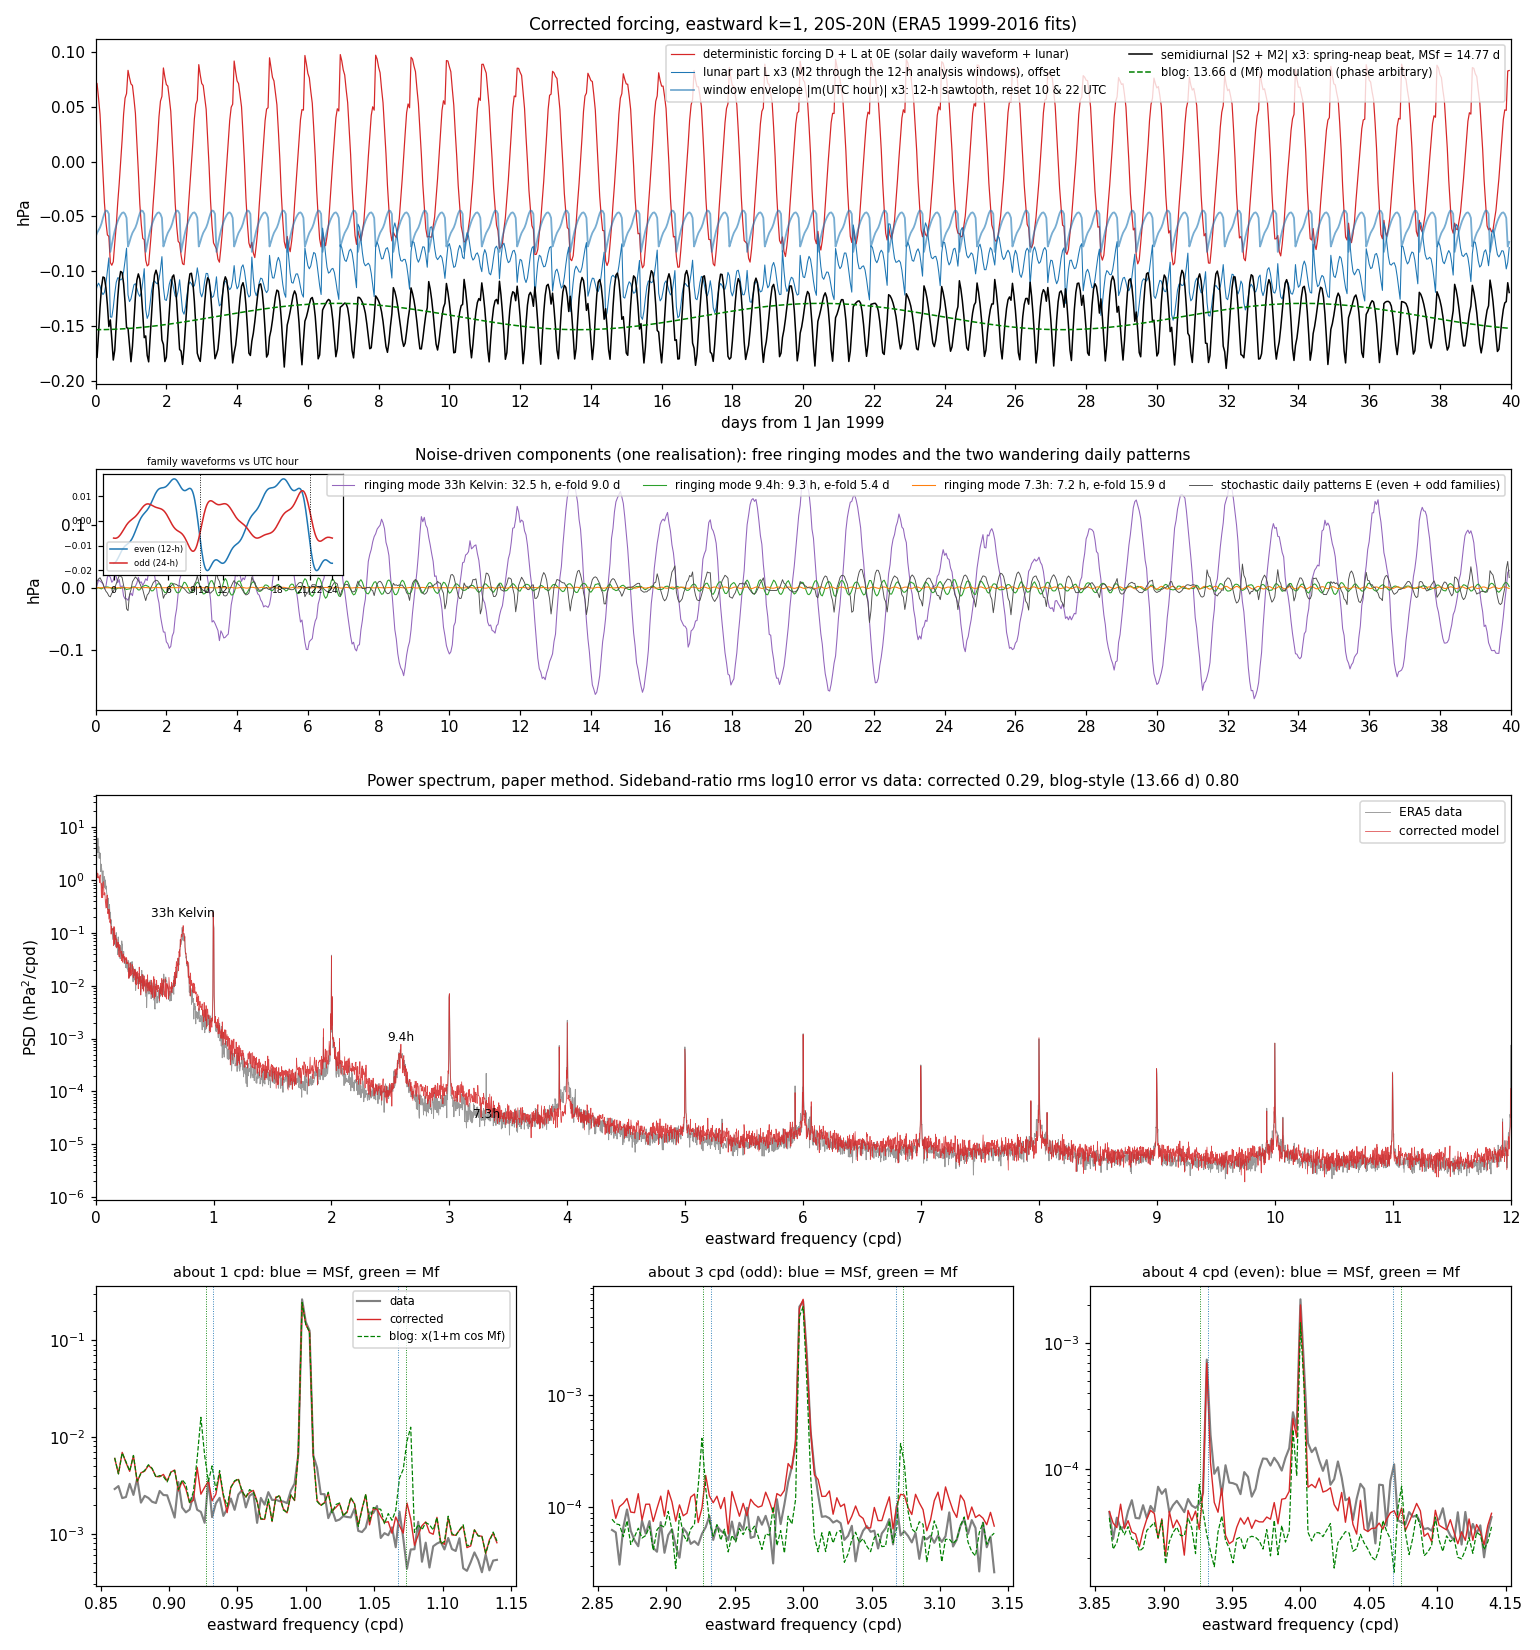

Python code for this plot:
"""Corrected "atmospheric ringing" model of the ERA5 eastward k=1 tropical surface-pressure signal (2026-10-26).
Recreates the two-panel figure of geoenergymath.com/the-just-so-story-narrative/ (forcing in the time domain,
model vs data power spectrum), correcting the forcing by what wn1_spectrum.py / sideband_test.py / seam_test.py found:

  blog:      daily impulse train  x  (1 + m cos 2pi t / 13.66 d)   + ringing modes
  corrected: D(t)  solar daily waveform, harmonics S_n (n = 1..11) with +/-h, +/-2h seasonal neighbours  (LS fit)
           + L(t)  lunar M2 (eastward and westward) multiplied by the ERA5 12-h analysis-window function m(UTC hour),
                   reset at the 09|10 and 21|22 UTC 4D-Var seams (per-hour fit), plus O1 (= K1 - Mf, the real 13.66 d line)
           + E(t)  stochastic daily patterns: two families, each ONE fixed waveform with a slowly wandering random
                   amplitude s(t) (complex Lorentzian / AR(1)): an even family (12-h periodic, harmonics 2..10) and an odd
                   family (24-h, half-wave antisymmetric, harmonics 3..11). Waveforms = leading eigenvector of the
                   demodulated envelopes across harmonics (coherence 0.73-0.91 even, 0.56-0.81 odd, <=0.16 between);
                   they produce the broadened pedestals. The measured amplitude s(t) is phase-randomised for the simulation. (A multiplicative 12-h modulation of the slow field was tested
                   and is ~1e4 too weak; independent per-window ramps give broadband noise, not pedestals.)
           + R(t)  ringing free modes: complex damped oscillators driven by white noise, f0 and half-width d from
                   Lorentzian fits (S&H 2020 Eq. 5) to the eastward spectrum near 33 h, 9.4 h and 7.3 h
           + B(t)  red background, random phase, smooth fit to the eastward spectrum away from lines and modes
Everything is estimated from wn1_coef.npy (the record wn1_spectrum.py last wrote; contiguous hourly).
Spectra by the paper's method (365-day yearly DFTs, detrended, averaged).
Output  ringing_model.png, ringing_model.json"""
import json, os
import numpy as np
from scipy.optimize import least_squares
from scipy.signal import lfilter
import matplotlib
matplotlib.use("Agg")
import matplotlib.pyplot as plt

HERE = os.path.dirname(os.path.abspath(__file__))
rng = np.random.default_rng(20261026)
SR, HR, PR = 1 / 27.321582, 1 / 365.242199, 1 / 3232.6054     # moon, sun, lunar perigee (8.85 yr) rates, cpd
MF, MSF = 2 * SR, 2 * SR - 2 * HR
M2, O1 = 2 - 2 * SR + 2 * HR, 1 - 2 * SR + HR
D_ = np.load(os.path.join(HERE, "wn1_coef.npy")); t = D_[:, 0]; c = D_[:, 1] + 1j * D_[:, 2]
assert (np.diff(t) == 1).all() and t[0] % 24 == 0
N = len(t); td = (t - t[0]) / 24.0; hr = t.astype(int) % 24; c = c - c.mean()
Y0 = 1970 + t[0] / 8766; print(f"{N} hours, {N / 8766:.1f} yr from {Y0:.1f}")


def yearly(x):
    """paper method: first 365 d of each block of 8760 h (record starts 1 Jan), detrended, 2|q|^2/df averaged."""
    n = 8760; S = []
    for i0 in range(0, len(x) - n + 1, 8784 if False else n):
        s = x[i0:i0 + n]; A = np.vstack([np.arange(n), np.ones(n)]).T; s = s - A @ np.linalg.lstsq(A, s, rcond=None)[0]
        S.append(2 * 365.0 * np.abs(np.fft.fft(s) / n) ** 2)
    f = -np.fft.fftfreq(n, 1 / 24.0); o = np.argsort(f); return f[o], np.mean(S, axis=0)[o]   # f > 0 = eastward


fE, PE = yearly(c)

# ---- D: solar daily waveform (eastward lines) ---------------------------------------------------------------------
sol = [n + k * HR for n in range(1, 12) for k in (-2, -1, 0, 1, 2)]
X = np.exp(-2j * np.pi * np.outer(td, sol)); aS = np.linalg.lstsq(X, c, rcond=None)[0]; D = X @ aS

# ---- L: lunar M2 x analysis-window function (per UTC hour), plus O1 ----------------------------------------------
def per_hour(sign):
    a = np.empty(24, complex)
    for h in range(24):
        m = hr == h; tt = td[m]
        Xh = np.column_stack([np.exp(sign * -2j * np.pi * f * tt) for f in (M2, M2 - 2 * HR, 2 + 2 * HR, 2 - 2 * HR)] + [np.ones(m.sum())])
        a[h] = np.linalg.lstsq(Xh, c[m], rcond=None)[0][0]
    return a


aE, aW = per_hour(1), per_hour(-1)
aO1 = np.vdot(np.exp(-2j * np.pi * O1 * td), c - D) / N
L = aE[hr] * np.exp(-2j * np.pi * M2 * td) + aW[hr] * np.exp(2j * np.pi * M2 * td) + aO1 * np.exp(-2j * np.pi * O1 * td)

# ---- seam statistics from data (anomaly from the mean solar day) --------------------------------------------------
def seam_steps(x):
    day = np.array([x[hr == h].mean() for h in range(24)]); a = x - day[hr]; d = np.diff(a)
    exc = d[1:-1] - 0.5 * (d[:-2] + d[2:]); into = hr[2:-1]
    return exc, into


east = lambda x: np.fft.ifft(np.fft.fft(x) * (np.fft.fftfreq(len(x)) <= 0))    # keep eastward (numpy f <= 0) side
exc, into = seam_steps(east(c - L))
Jm = lambda e, i: np.array([np.abs(e[i == h]).mean() for h in range(24)])
Jd = Jm(exc, into); bgJ = np.median(Jd)
sk = exc[(into == 10) | (into == 22)]                      # successive seams, alternating 10 and 22 UTC
phi = np.vdot(sk[:-1], sk[1:]) / np.vdot(sk, sk); phi = float(abs(phi)) * np.exp(1j * np.angle(phi))
print(f"seam step excess, eastward part (data): 10 UTC {Jd[10] / bgJ:.1f}x, 22 UTC {Jd[22] / bgJ:.1f}x; seam-to-seam correlation {abs(phi):.2f}")

# ---- R: Lorentzian fits to the eastward spectrum (paper Eq. 5) ----------------------------------------------------
def lorentz_fit(f0, w):
    m = (fE > f0 - w) & (fE < f0 + w) & (np.abs(fE - np.round(fE)) > 0.05)
    ff, pp = fE[m], PE[m]
    mod = lambda q: q[0] * q[1] / ((ff - q[2]) ** 2 + q[1] ** 2) + q[3] * ff + q[4]
    q0 = [pp.max() * 0.05 * 0.3, 0.03, f0, 0.0, np.median(pp)]
    r = least_squares(lambda q: np.log(np.maximum(mod(q), 1e-30)) - np.log(pp), q0,
                      bounds=([0, 0.01, f0 - w / 2, -np.inf, 0], [np.inf, 0.3, f0 + w / 2, np.inf, np.inf]))
    A, d, fo = r.x[:3]; return {"f0_cpd": float(fo), "period_h": float(24 / fo), "halfwidth_cpd": float(d),
                                "peak_psd": float(A / d), "decay_days": float(1 / (2 * np.pi * d))}


modes = {"33h Kelvin": lorentz_fit(0.727, 0.15), "9.4h": lorentz_fit(2.55, 0.2), "7.3h": lorentz_fit(3.29, 0.2)}
for k, v in modes.items():
    print(f"mode {k:10s} f0 {v['f0_cpd']:.3f} cpd ({v['period_h']:.1f} h), half-width {v['halfwidth_cpd']:.3f} cpd, e-fold {v['decay_days']:.1f} d")
fs = [v["f0_cpd"] for v in modes.values()]; print(f"triad check f(33h) + f(9.4h) = {fs[0] + fs[1]:.3f} vs f(7.3h) = {fs[2]:.3f} cpd")


def osc(f0, d):
    """complex damped oscillator, eastward rotation, white-noise driven, unit innovation"""
    rho = np.exp((-2 * np.pi * d - 2j * np.pi * f0) / 24.0); e = (rng.standard_normal(N) + 1j * rng.standard_normal(N)) / np.sqrt(2)
    return lfilter([1.0], [1.0, -rho], e)


# ---- B: background = running median of the data spectrum, away from lines, pedestals (+/-0.3 cpd) and modes ---------
excl = (np.abs(fE - np.round(fE)) < 0.3) & (np.round(fE) >= 2) | (np.abs(fE - np.round(fE)) < 0.06) & (np.round(fE) >= 1)
for v in modes.values(): excl |= np.abs(fE - v["f0_cpd"]) < 4 * v["halfwidth_cpd"]
mb = (fE > 0) & ~excl; fb_, pb_ = fE[mb], np.log(PE[mb]); half = 40
med = np.array([np.median(pb_[max(0, i - half):i + half + 1]) for i in range(len(pb_))])
Gb = lambda f: np.exp(np.interp(f, fb_, med))


def colored(P):
    """random-phase series with eastward-only spectrum shape P(f) (f in cpd, eastward > 0)"""
    f = -np.fft.fftfreq(N, 1 / 24.0); amp = np.where(f > 0, np.sqrt(P(np.abs(f) + 1e-6)), 0.0)
    return np.fft.ifft(amp * (rng.standard_normal(N) + 1j * rng.standard_normal(N)))


B = colored(Gb)

# ---- E: stochastic daily-pattern families from demodulated envelopes ------------------------------------------------
MSF_lines = [n + sg * MSF for n in range(1, 12) for sg in (-1, 1)]
Xl = np.exp(-2j * np.pi * np.outer(td, sol + MSF_lines)); resid = c - Xl @ np.linalg.lstsq(Xl, c, rcond=None)[0]
fF = np.fft.fftfreq(N, 1 / 24.0); FR = np.fft.fft(resid); BW = 0.3
demod = lambda q: np.fft.ifft(np.roll(FR, int(round(q * N / 24))) * (np.abs(fF) < BW))   # eastward q cpd -> 0


def family(qs):
    Eq = np.array([demod(q) for q in qs]); C = Eq @ Eq.conj().T / N
    lam, V = np.linalg.eigh(C); g = V[:, -1]; sq = g.conj() @ Eq                 # leading pattern and its amplitude s(t)
    # Lorentzian (centred) + floor fitted to the periodogram of s within the band
    S = np.abs(np.fft.fft(sq)) ** 2 / N / 24.0; m = (np.abs(fF) < 0.25) & (fF != 0); ff, pp = fF[m], S[m]
    nb = 400; o = np.argsort(ff); ff, pp = ff[o], pp[o]; k = len(ff) // nb
    fb = ff[:k * nb].reshape(nb, k).mean(1); pb = pp[:k * nb].reshape(nb, k).mean(1)
    r = least_squares(lambda q: np.log(q[0] * q[1] / (fb ** 2 + q[1] ** 2) + q[2]) - np.log(pb), [pb.max() * 0.03, 0.03, pb.min()],
                      bounds=([0, 0.003, 0], [np.inf, 0.3, np.inf]))
    A, d, fl = r.x
    return {"q": list(qs), "g": g, "share": float(lam[-1] / lam.sum()), "halfwidth_cpd": float(d), "var": float(np.mean(np.abs(sq) ** 2)),
            "efold_days": float(1 / (2 * np.pi * d)), "s": sq}


fams = {"even (12-h)": family([2, 4, 6, 8, 10, 12]), "odd (24-h)": family([3, 5, 7, 9, 11])}
E = np.zeros(N, complex); Es = {}
for k, F_ in fams.items():
    sim = np.fft.ifft(np.fft.fft(F_["s"]) * np.exp(2j * np.pi * rng.random(N)))     # phase-randomised measured amplitude
    Es[k] = sum(gq * sim * np.exp(-2j * np.pi * q * td) for q, gq in zip(F_["q"], F_["g"])); E += Es[k]
    print(f"family {k}: leading-pattern share {F_['share']:.2f}, envelope half-width {F_['halfwidth_cpd']:.3f} cpd "
          f"(Lorentzian e-fold {F_['efold_days']:.1f} d, descriptive only), rms {np.sqrt(F_['var']):.4f} hPa")
hh = np.linspace(0, 24, 289)
wave = {k: sum(gq * np.exp(-2j * np.pi * q * hh / 24) for q, gq in zip(F_["q"], F_["g"])) for k, F_ in fams.items()}


def scale_to(x, target_ratio_P, f0, f1):
    """scale a component so its yearly spectrum median in [f0,f1] matches target"""
    fx, Px = yearly(x); m = (fx > f0) & (fx < f1); return np.sqrt(np.median(target_ratio_P[m]) / np.median(Px[m]))


# calibrate amplitudes: background to the data background; modes to the Lorentzian peak excess; seam ramps to the
# measured seam-step excess (two passes, the step statistic is ~linear in the ramp amplitude)
B *= scale_to(B, Gb(fE), 5.2, 5.8)
R = np.zeros(N, complex); Rs = {}
for k, v in modes.items():
    z = osc(v["f0_cpd"], v["halfwidth_cpd"]); fz, Pz = yearly(z)
    pk = np.median(Pz[np.abs(fz - v["f0_cpd"]) < 0.3 * v["halfwidth_cpd"] + 0.003]); z *= np.sqrt(v["peak_psd"] / pk); Rs[k] = z; R += z
model = D + L + E + R + B
fM, PM = yearly(model)
eM, iM = seam_steps(east(model - L)); JM = Jm(eM, iM)
print(f"model seam step excess (not fitted): 10 UTC {JM[10] / np.median(JM):.1f}x, 22 UTC {JM[22] / np.median(JM):.1f}x (data {Jd[10] / bgJ:.1f}x, {Jd[22] / bgJ:.1f}x)")

# blog-style alternative: whole daily waveform x (1 + m cos(2 pi Mf t)), m from the observed even sideband ratio
mBlog = 2 * 0.22; blog = D * (1 + mBlog * np.cos(2 * np.pi * MF * td)) + R + B
fB, PB = yearly(blog)

# line check on the model vs data, same joint-LS approach as sideband_test.py
def sidebands(x):
    fr = [n + s for n in range(1, 11) for s in (0, -MSF, MSF, -MF, MF)]
    Xl = np.exp(-2j * np.pi * np.outer(td, fr)); a = np.linalg.lstsq(Xl, x, rcond=None)[0]
    return 2 * np.abs(a).reshape(10, 5)


SD, SM, SB = sidebands(c), sidebands(model), sidebands(blog)
print(" n  data: -MSf/car +MSf/car -Mf/car | corrected model | blog model (13.66 d)")
for n in range(10):
    print(f"{n + 1:2d}  " + " ".join(f"{x:7.3f}" for x in SD[n, 1:4] / SD[n, 0]) + " | " + " ".join(f"{x:7.3f}" for x in SM[n, 1:4] / SM[n, 0])
          + " | " + " ".join(f"{x:7.3f}" for x in SB[n, 1:4] / SB[n, 0]))
def sb_err(S):
    """rms log10 error of the 40 sideband/carrier ratios (n = 1..10; -MSf, +MSf, -Mf, +Mf) against the data"""
    return float(np.sqrt(np.mean((np.log10(S[:, 1:] / S[:, :1]) - np.log10(SD[:, 1:] / SD[:, :1])) ** 2)))


def ped(fx, Px):
    """pedestal contrast at n = 2..11: median PSD within +/-0.15 cpd (central +/-0.01 excluded) over flanks at 0.3-0.45"""
    out = []
    for n in range(2, 12):
        d = np.abs(fx - n); band = (d > 0.01) & (d < 0.15); flank = (d > 0.3) & (d < 0.45)
        for sg in (-1, 1): band &= np.abs(fx - (n + sg * MSF)) > 0.004
        out.append(float(np.median(Px[band]) / np.median(Px[flank])))
    return out


errM, errB = sb_err(SM), sb_err(SB); pD, pM, pB = ped(fE, PE), ped(fM, PM), ped(fB, PB)
print(f"sideband-ratio rms log10 error vs data: corrected {errM:.2f}, blog-style {errB:.2f}")
print("pedestal contrast n=2..11  data:     ", " ".join(f"{x:.2f}" for x in pD))
print("                           corrected:", " ".join(f"{x:.2f}" for x in pM))
print("                           blog:     ", " ".join(f"{x:.2f}" for x in pB))
json.dump({"record": [float(Y0), float(N / 8766)], "modes": modes, "families": {k: {kk: (vv if kk != "g" else [[float(z.real), float(z.imag)] for z in vv]) for kk, vv in F_.items() if kk != "s"} for k, F_ in fams.items()},
           "seam_step_excess_data": [float(Jd[10] / bgJ), float(Jd[22] / bgJ)],
           "seam_step_excess_model": [float(JM[10] / np.median(JM)), float(JM[22] / np.median(JM))],
           "blog_m": mBlog, "sideband_rms_log10_err": {"corrected": errM, "blog": errB}, "pedestal_contrast": {"data": pD, "corrected": pM, "blog": pB},
           "sideband_ratios": {"data": SD.tolist(), "corrected": SM.tolist(), "blog": SB.tolist()},
           "window_function_M2_east": (2 * np.abs(aE)).tolist(), "window_function_M2_west": (2 * np.abs(aW)).tolist()},
          open(os.path.join(HERE, "ringing_model.json"), "w"), indent=1)

# ---- figure ---------------------------------------------------------------------------------------------------------
fig = plt.figure(figsize=(14, 15)); gs = fig.add_gridspec(4, 3, height_ratios=[1.15, 0.8, 1.35, 1.0])
d40 = np.arange(40 * 24); x40 = td[d40]
a = fig.add_subplot(gs[0, :])
p = lambda z: 2 * z.real                                      # eastward k=1 pressure at 0E
a.plot(x40, p(D[d40] + L[d40]), color="C3", lw=0.8, label="deterministic forcing D + L at 0E (solar daily waveform + lunar)")
a.plot(x40, p(L[d40]) * 3 - 0.10, color="C0", lw=0.7, label="lunar part L x3 (M2 through the 12-h analysis windows), offset")
env = 2 * np.abs(aW[hr[d40]]) * 3; a.plot(x40, env - 0.10, color="C0", lw=1.2, alpha=0.6, label="window envelope |m(UTC hour)| x3: 12-h sawtooth, reset 10 & 22 UTC")
sn = 2 * np.abs(aS[sol.index(2)] + aE[hr[d40]] * np.exp(-2j * np.pi * (M2 - 2) * x40)) * 3
a.plot(x40, sn - 0.19, color="k", lw=1, label="semidiurnal |S2 + M2| x3: spring-neap beat, MSf = 14.77 d")
a.plot(x40, 0.012 * np.cos(2 * np.pi * MF * x40 + np.pi) - 0.19 + np.mean(sn), color="g", ls="--", lw=1, label="blog: 13.66 d (Mf) modulation (phase arbitrary)")
a.set_xlim(0, 40); a.set_xticks(range(0, 41, 2)); a.set_xlabel(f"days from 1 Jan {Y0:.0f}"); a.set_ylabel("hPa")
a.set_title("Corrected forcing, eastward k=1, 20S-20N (ERA5 1999-2016 fits)", fontsize=11); a.legend(fontsize=7.5, ncol=2, loc="upper right")
a = fig.add_subplot(gs[1, :])
for k, col in zip(Rs, ("C4", "C2", "C1")):
    a.plot(x40, p(Rs[k][d40]), lw=0.7, color=col, label=f"ringing mode {k}: {modes[k]['period_h']:.1f} h, e-fold {modes[k]['decay_days']:.1f} d")
a.plot(x40, p(E[d40]), lw=0.6, color="0.3", label="stochastic daily patterns E (even + odd families)")
a.set_xlim(0, 40); a.set_xticks(range(0, 41, 2)); a.set_ylabel("hPa"); a.legend(fontsize=7.5, ncol=4, loc="upper right")
a.set_title("Noise-driven components (one realisation): free ringing modes and the two wandering daily patterns", fontsize=10)
ai = a.inset_axes([0.005, 0.56, 0.17, 0.42])
for k, col in zip(wave, ("C0", "C3")):
    w_ = wave[k] * np.sqrt(fams[k]["var"]); ai.plot(hh, 2 * w_.real, color=col, lw=1, label=k)
for x in (9.5, 21.5): ai.axvline(x, color="k", lw=0.6, ls=":")
ai.set_xticks([0, 6, 9.5, 12, 18, 21.5, 24]); ai.set_xticklabels(["0", "6", "9|10", "12", "18", "21|22", "24"], fontsize=6)
ai.tick_params(labelsize=6); ai.legend(fontsize=5.5, loc="lower left"); ai.set_title("family waveforms vs UTC hour", fontsize=6.5)
a = fig.add_subplot(gs[2, :])
m12 = (fE > 0) & (fE <= 12)
a.semilogy(fE[m12], PE[m12], color="0.6", lw=0.6, label="ERA5 data")
a.semilogy(fM[m12], PM[m12], color="C3", lw=0.5, alpha=0.85, label="corrected model")
for k, v in modes.items(): a.annotate(k, (v["f0_cpd"], v["peak_psd"] * 2), fontsize=8, ha="center")
a.set_xlim(0, 12); a.set_xticks(range(13)); a.set_xlabel("eastward frequency (cpd)"); a.set_ylabel("PSD (hPa$^2$/cpd)")
a.set_title(f"Power spectrum, paper method. Sideband-ratio rms log10 error vs data: corrected {errM:.2f}, blog-style (13.66 d) {errB:.2f}", fontsize=10); a.legend(fontsize=8)
for j, (ctr, ttl) in enumerate(((1.0, "about 1 cpd"), (3.0, "about 3 cpd (odd)"), (4.0, "about 4 cpd (even)"))):
    a = fig.add_subplot(gs[3, j]); m = (fE > ctr - 0.14) & (fE < ctr + 0.14)
    a.semilogy(fE[m], PE[m], color="0.5", lw=1.4, label="data"); a.semilogy(fM[m], PM[m], color="C3", lw=0.9, label="corrected")
    a.semilogy(fB[m], PB[m], color="g", lw=0.8, ls="--", label="blog: x(1+m cos Mf)")
    for s, col in ((-MSF, "C0"), (MSF, "C0"), (-MF, "g"), (MF, "g")): a.axvline(ctr + s, color=col, lw=0.6, ls=":")
    a.set_title(f"{ttl}: blue = MSf, green = Mf", fontsize=9.5); a.set_xlabel("eastward frequency (cpd)")
    if j == 0: a.legend(fontsize=7.5)
fig.tight_layout(); fig.savefig(os.path.join(HERE, "ringing_model.png"), dpi=110); print("wrote ringing_model.png")
